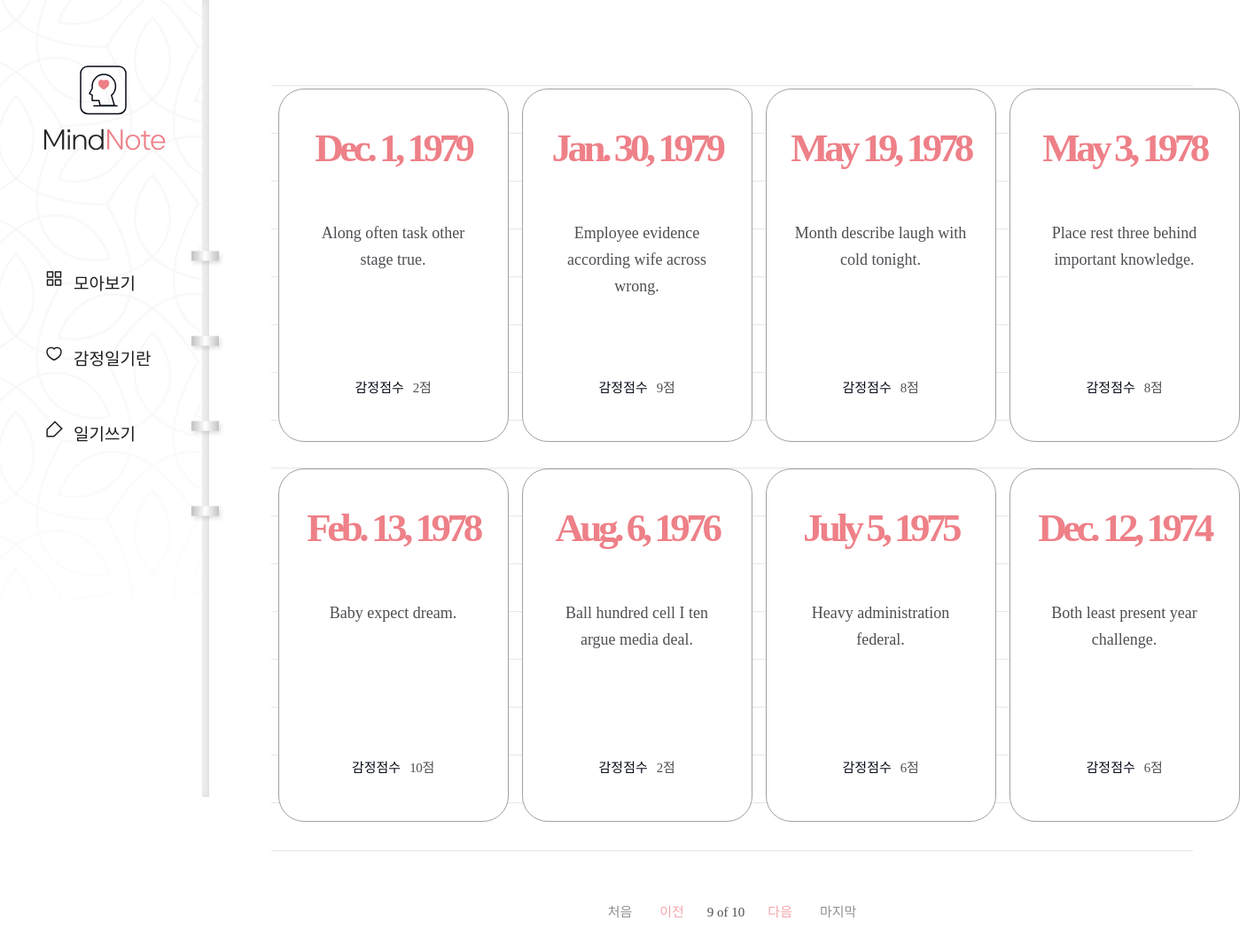
Page /diary/?page=9 on the committed database.
### diary/models.py (models this page shows, shortened)
class Page(models.Model):
    title = models.CharField(max_length=100, validators=[validate_no_hash])
    content = models.TextField(validators=[validate_no_hash])
    feeling = models.CharField(max_length=80, validators=[validate_no_number, validate_no_hash])
    score = models.IntegerField(validators=[validate_score])
    dt_created = models.DateField()

### diary/views.py (the view)
# urls.py: path('diary/', views.PageListView.as_view(), name='page-list'),
class PageListView(ListView):
    model = Page
    template_name = 'diary/page_list.html'
    context_object_name = 'pages'
    ordering = ['-dt_created']
    paginate_by = 8
    page_kwarg = 'page'

### diary/templates/diary/page_list.html (shortened to what this page needs)
{% extends './base.html' %}
{% load static %}
{% block content%}
{% if pages %}
    <div class="wrap-note">
        <div class="note">
            <div class="note-list">
                <ul>
                    {% for page in pages %}
                    <li>
                        <a href="{% url 'page-detail' page.id %}">
                            <div class="date">
                                <span>{{page.dt_created}}</span>
                            </div>
                            <h2>{{page.title}}</h2>
                            <div class="score">
                                <p>감정점수</p>
                                <span>{{page.score}}점</span>
                            </div>
                        </a>
                    </li>
                    {% endfor %}
                </ul>
            </div>
            <div class="paging">
                {% if page_obj.has_previous %}
                    <a href="?page=1" class="first">처음</a>
                    <a href="?page={{page_obj.previous_page_number}}" class="prev">이전</a>
                {% endif %}
                <span>
                    <p>{{page_obj.number}} of {{page_obj.paginator.num_pages}}</p>
                </span>
                {% if page_obj.has_next %}
                    <a href="?page={{page_obj.next_page_number}}" class="next">다음</a>
                    <a href="?page={{page_obj.paginator.num_pages}}" class="last">마지막</a>
                {% endif %}
            </div>
        </div>
    </div>
{% endif %}
{% endblock content %}

### diary/static/diary/css/styles.css (style rules this page uses)
h1,h2,h3,p,a,ul,li { margin: 0; padding: 0; font-family: 'NanumSquare'; list-style: none; text-decoration: none; outline: none; }
html { position: relative; min-height: 100%; margin: 0; }
body { margin: 0; padding: 0; -webkit-font-smoothing: antialiased; -moz-osx-font-smoothing: auto; }
.wrap-note .note { padding-left: 236px; padding-top: 50px; padding-bottom: 200px; }
.note-list { margin: 0 70px; padding-top: 50px; background: url(../image/note-bg.svg) repeat-x center/1535px 974px; }
.note-list ul { overflow: hidden; width: 1100px; margin: 0 auto; padding-bottom: 50px; }
.note-list ul li { float: left; width: 25%; padding-bottom: 30px; }
.note-list ul li a { display: block; width: 258px; height: 397px; margin: 0 auto; background: #fff; border: solid 1px #a3a0a0; border-radius: 29px; }
.note-list ul li a .date { margin-top: 40px; margin-bottom: 55px; text-align: center; }
.note-list ul li a .date span { display: block; font-family: 'NanumSquare'; color: #ee8088; font-weight: 700; font-size: 45px; letter-spacing: -4.47px; }
.note-list ul li a h2 { width: 196px; height: 150px; margin: 0 auto; font-family: 'NanumBarunpen'; color: #4e4f53; font-weight: normal; font-size: 18px; line-height: 1.67; text-align: center; }
.note-list ul li a .score { margin-top: 28px; text-align: center; }
.note-list ul li a .score p { display: inline-block; font-family: 'NanumSquare'; color: #060b18; font-size: 15px; }
.note-list ul li a .score span { padding-left: 6px; font-family: 'NanumBarunpen'; color: #4e4f53; font-size: 15px; letter-spacing: -0.29px; }
.paging { margin-top: 10px; text-align: center; }
.paging a { display: inline-block; font-family: 'NanumSquare'; font-size: 15px; }
.paging .first,.paging .last { color: #929191; }
.paging .first { margin-right: 27px; }
.paging .last { margin-left: 27px; }
.paging .prev,.paging .next { color: #f2a6ac; }
.paging span { display: inline-block; }
.paging span p { margin: 0 22px; font-family: 'NanumSquare'; color: #4e4f53; font-size: 15px; }

### rows in the picture
Page: dt_created "Dec. 1, 1979", title "Along often task other stage true.", score "2"
Page: dt_created "Jan. 30, 1979", title "Employee evidence according wife across wrong.", score "9"
Page: dt_created "May 19, 1978", title "Month describe laugh with cold tonight.", score "8"
Page: dt_created "May 3, 1978", title "Place rest three behind important knowledge.", score "8"
Page: dt_created "Feb. 13, 1978", title "Baby expect dream.", score "10"
Page: dt_created "Aug. 6, 1976", title "Ball hundred cell I ten argue media deal.", score "2"
Page: dt_created "July 5, 1975", title "Heavy administration federal.", score "6"
Page: dt_created "Dec. 12, 1974", title "Both least present year challenge.", score "6"

### other values in the picture
{{ page_obj.number }} "9"
{{ page_obj.paginator.num_pages }} "10"
